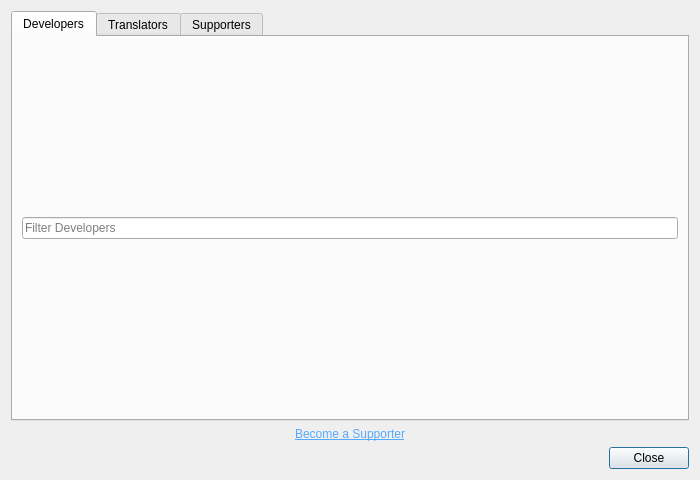
<?xml version="1.0" encoding="UTF-8"?>
<ui version="4.0">
 <class>Dialog</class>
 <widget class="QDialog" name="Dialog">
  <property name="geometry">
   <rect>
    <x>0</x>
    <y>0</y>
    <width>700</width>
    <height>480</height>
   </rect>
  </property>
  <property name="windowTitle">
   <string>Credits</string>
  </property>
  <property name="windowIcon">
   <iconset>
    <normaloff>../../../xdg/openshot.svg</normaloff>../../../xdg/openshot.svg</iconset>
  </property>
  <layout class="QVBoxLayout" name="verticalLayout">
   <item>
    <widget class="QTabWidget" name="tabCredits">
     <property name="locale">
      <locale language="English" country="UnitedStates"/>
     </property>
     <property name="currentIndex">
      <number>0</number>
     </property>
     <widget class="QWidget" name="tabDevelopers">
      <attribute name="title">
       <string>Developers</string>
      </attribute>
      <layout class="QHBoxLayout" name="horizontalLayout_2">
       <item>
        <layout class="QVBoxLayout" name="vboxDevelopers">
         <item>
          <layout class="QHBoxLayout" name="hboxDevelopers">
           <item>
            <widget class="QLineEdit" name="txtDeveloperFilter">
             <property name="frame">
              <bool>true</bool>
             </property>
             <property name="placeholderText">
              <string>Filter Developers</string>
             </property>
             <property name="clearButtonEnabled">
              <bool>false</bool>
             </property>
            </widget>
           </item>
          </layout>
         </item>
        </layout>
       </item>
      </layout>
     </widget>
     <widget class="QWidget" name="tabTranslators">
      <attribute name="title">
       <string>Translators</string>
      </attribute>
      <layout class="QHBoxLayout" name="horizontalLayout_3">
       <item>
        <layout class="QVBoxLayout" name="vboxTranslators">
         <item>
          <layout class="QHBoxLayout" name="hboxTranslators">
           <item>
            <widget class="QLineEdit" name="txtTranslatorFilter">
             <property name="placeholderText">
              <string>Filter Translators</string>
             </property>
            </widget>
           </item>
          </layout>
         </item>
        </layout>
       </item>
      </layout>
     </widget>
     <widget class="QWidget" name="tabSupporters">
      <attribute name="title">
       <string>Supporters</string>
      </attribute>
      <layout class="QHBoxLayout" name="horizontalLayout_6">
       <item>
        <layout class="QVBoxLayout" name="vboxSupporters">
         <item>
          <layout class="QHBoxLayout" name="hboxSupporters">
           <item>
            <widget class="QLineEdit" name="txtSupporterFilter">
             <property name="placeholderText">
              <string>Filter Supporters</string>
             </property>
            </widget>
           </item>
          </layout>
         </item>
        </layout>
       </item>
      </layout>
     </widget>
    </widget>
   </item>
   <item>
    <widget class="QLabel" name="label">
     <property name="text">
      <string>&lt;html&gt;&lt;head/&gt;&lt;body&gt;&lt;p align=&quot;center&quot;&gt;&lt;a href=&quot;http://www.openshot.org/donate/&quot;&gt;&lt;span style=&quot; text-decoration: underline; color:#55aaff;&quot;&gt;Become a Supporter&lt;/span&gt;&lt;/a&gt;&lt;/p&gt;&lt;/body&gt;&lt;/html&gt;</string>
     </property>
     <property name="textFormat">
      <enum>Qt::RichText</enum>
     </property>
     <property name="openExternalLinks">
      <bool>true</bool>
     </property>
    </widget>
   </item>
   <item>
    <layout class="QHBoxLayout" name="horizontalLayout">
     <item>
      <spacer name="horizontalSpacer">
       <property name="orientation">
        <enum>Qt::Horizontal</enum>
       </property>
       <property name="sizeHint" stdset="0">
        <size>
         <width>258</width>
         <height>20</height>
        </size>
       </property>
      </spacer>
     </item>
     <item>
      <widget class="QPushButton" name="btnclose">
       <property name="text">
        <string>Close</string>
       </property>
      </widget>
     </item>
    </layout>
   </item>
  </layout>
 </widget>
 <resources/>
 <connections>
  <connection>
   <sender>btnclose</sender>
   <signal>clicked()</signal>
   <receiver>Dialog</receiver>
   <slot>reject()</slot>
   <hints>
    <hint type="sourcelabel">
     <x>299</x>
     <y>268</y>
    </hint>
    <hint type="destinationlabel">
     <x>183</x>
     <y>268</y>
    </hint>
   </hints>
  </connection>
 </connections>
</ui>
